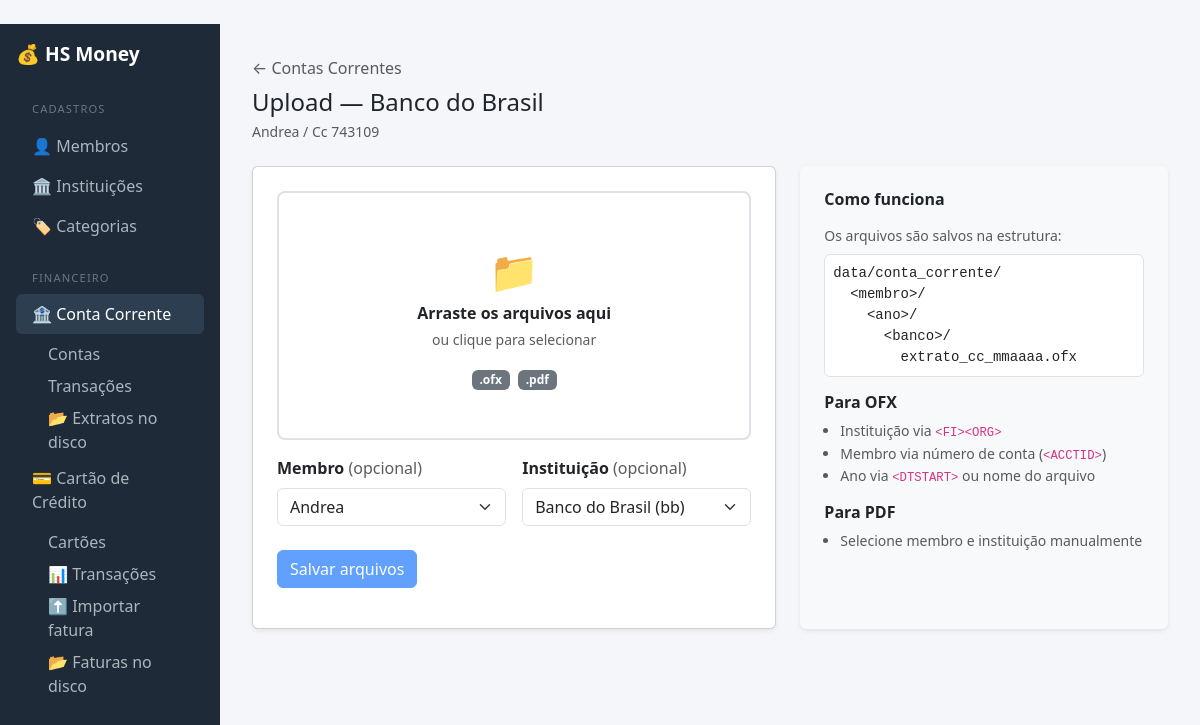
Page /conta/contas/2/upload/ on the committed database.
### hs_money/conta_corrente/models.py (models this page shows, shortened)
class ContaCorrente(models.Model):
    instituicao = models.ForeignKey(
        InstituicaoFinanceira,
        on_delete=models.CASCADE,
        related_name='contas_correntes',
    )
    membro = models.ForeignKey(
        Membro,
        on_delete=models.SET_NULL,
        null=True,
        blank=True,
        related_name='contas_correntes',
    )
    agencia = models.CharField('Agência', max_length=20, blank=True, null=True)
    numero = models.CharField('Número', max_length=30)
    ativa = models.BooleanField('Ativa', default=True)
    class Meta:
        verbose_name = 'Conta Corrente'
        verbose_name_plural = 'Contas Correntes'
        constraints = [
            models.UniqueConstraint(
                fields=['instituicao', 'agencia', 'numero'],
                name='uniq_conta_inst_agencia_numero',
            ),
        ]

### hs_money/core/models.py (models this page shows, shortened)
class InstituicaoFinanceira(models.Model):
    TIPO_CHOICES = [
        ("banco", "Banco"),
        ("corretora", "Corretora"),
        ("fintech", "Fintech"),
        ("cooperativa", "Cooperativa"),
        ("outro", "Outro"),
    ]
    nome = models.CharField(max_length=100)
    codigo = models.CharField(max_length=20, blank=True, null=True)
    tipo = models.CharField(max_length=20, choices=TIPO_CHOICES, default="banco")

class Membro(models.Model):
    nome = models.CharField("Nome", max_length=100)
    adulto = models.BooleanField(default=True)
    ordem = models.PositiveIntegerField("Ordem", default=0)
    class Meta:
        ordering = ["ordem", "nome"]

### hs_money/conta_corrente/views.py (the view, shortened to what this page needs)
# urls.py: path('upload/',                       views.upload_extrato, name='upload_extrato'),
def upload_extrato(request, conta_pk=None):
    conta_selecionada = get_object_or_404(ContaCorrente, pk=conta_pk) if conta_pk else None
    membros      = Membro.objects.all()
    instituicoes = InstituicaoFinanceira.objects.order_by('nome')
    if request.method != 'POST':
        return render(request, 'conta_corrente/upload/form.html', {
            'membros':           membros,
            'instituicoes':      instituicoes,
            'conta_selecionada': conta_selecionada,
        })

### hs_money/conta_corrente/templates/conta_corrente/upload/form.html (shortened to what this page needs)
﻿{% extends "core/base.html" %}
{% block content %}
{% if conta_selecionada %}
<p class="mb-2">
  <a href="{% url 'conta_corrente:conta_lista' %}" class="text-decoration-none text-muted">
    ← Contas Correntes
  </a>
</p>
<h4 class="mb-1">Upload — {{ conta_selecionada.instituicao.nome }}</h4>
<p class="text-muted small mb-4">
  {% if conta_selecionada.membro %}{{ conta_selecionada.membro.nome }} /{% endif %}
  Cc {{ conta_selecionada.numero }}
</p>
{% else %}
<div class="d-flex justify-content-between align-items-center mb-4">
  <h4 class="mb-0"> Importar Extratos  Conta Corrente</h4>
</div>
{% endif %}
<div class="row g-4">
  <div class="col-lg-7">
    <div class="card shadow-sm">
      <div class="card-body p-4">
        <form method="post" enctype="multipart/form-data" id="upload-form">
          <div id="dropzone"
               class="border border-2 rounded-3 text-center p-5 mb-3"
               style="border-style:dashed; border-color:#adb5bd; cursor:pointer; transition: background .2s;">
            <div id="dz-idle">
              <div style="font-size:2.5rem;">&#128193;</div>
              <p class="mb-1 fw-semibold">Arraste os arquivos aqui</p>
              <p class="text-muted small mb-3">ou clique para selecionar</p>
              <span class="badge bg-secondary me-1">.ofx</span>
              <span class="badge bg-secondary">.pdf</span>
            </div>
          </div>
          <div class="row g-3 mb-4">
            <div class="col-md-6">
              <label class="form-label fw-semibold">Membro <span class="text-muted fw-normal">(opcional)</span></label>
              <select name="membro" class="form-select">
                {% for m in membros %}
                  <option value="{{ m.pk }}"{% if conta_selecionada and conta_selecionada.membro and conta_selecionada.membro.pk == m.pk %} selected{% endif %}>{{ m.nome }}</option>
                {% endfor %}
              </select>
            </div>
            <div class="col-md-6">
              <label class="form-label fw-semibold">Instituição <span class="text-muted fw-normal">(opcional)</span></label>
              <select name="instituicao" class="form-select">
                {% for inst in instituicoes %}
                  <option value="{{ inst.pk }}"{% if conta_selecionada and conta_selecionada.instituicao.pk == inst.pk %} selected{% endif %}>{{ inst.nome }}{% if inst.codigo %} ({{ inst.codigo }}){% endif %}</option>
                {% endfor %}
              </select>
            </div>
          </div>
          <button type="submit" class="btn btn-primary" id="submit-btn" disabled>Salvar arquivos</button>
        </form>
      </div>
    </div>
  </div>
  <div class="col-lg-5">
    <div class="card shadow-sm h-100 border-0 bg-light">
      <div class="card-body p-4">
        <h6 class="fw-bold mb-3">Como funciona</h6>
        <p class="small text-muted mb-2">Os arquivos são salvos na estrutura:</p>
        <pre class="bg-white border rounded p-2 small">data/conta_corrente/
  &lt;membro&gt;/
    &lt;ano&gt;/
      &lt;banco&gt;/
        extrato_cc_mmaaaa.ofx</pre>
        <h6 class="fw-bold mt-3 mb-2">Para OFX</h6>
        <ul class="small text-muted ps-3 mb-3">
          <li>Instituição via <code>&lt;FI&gt;&lt;ORG&gt;</code></li>
          <li>Membro via número de conta (<code>&lt;ACCTID&gt;</code>)</li>
          <li>Ano via <code>&lt;DTSTART&gt;</code> ou nome do arquivo</li>
        </ul>
        <h6 class="fw-bold mb-2">Para PDF</h6>
        <ul class="small text-muted ps-3">
          <li>Selecione membro e instituição manualmente</li>
        </ul>
      </div>
    </div>
  </div>
</div>
{% endblock %}

### hs_money/core/templates/core/base.html (style rules this page uses)
body { background: #f5f6fa; }

### rows in the picture
ContaCorrente: instituicao.nome "Banco do Brasil", membro.nome "Andrea", numero "743109", membro "Andrea", instituicao "Banco do Brasil (bb)"
